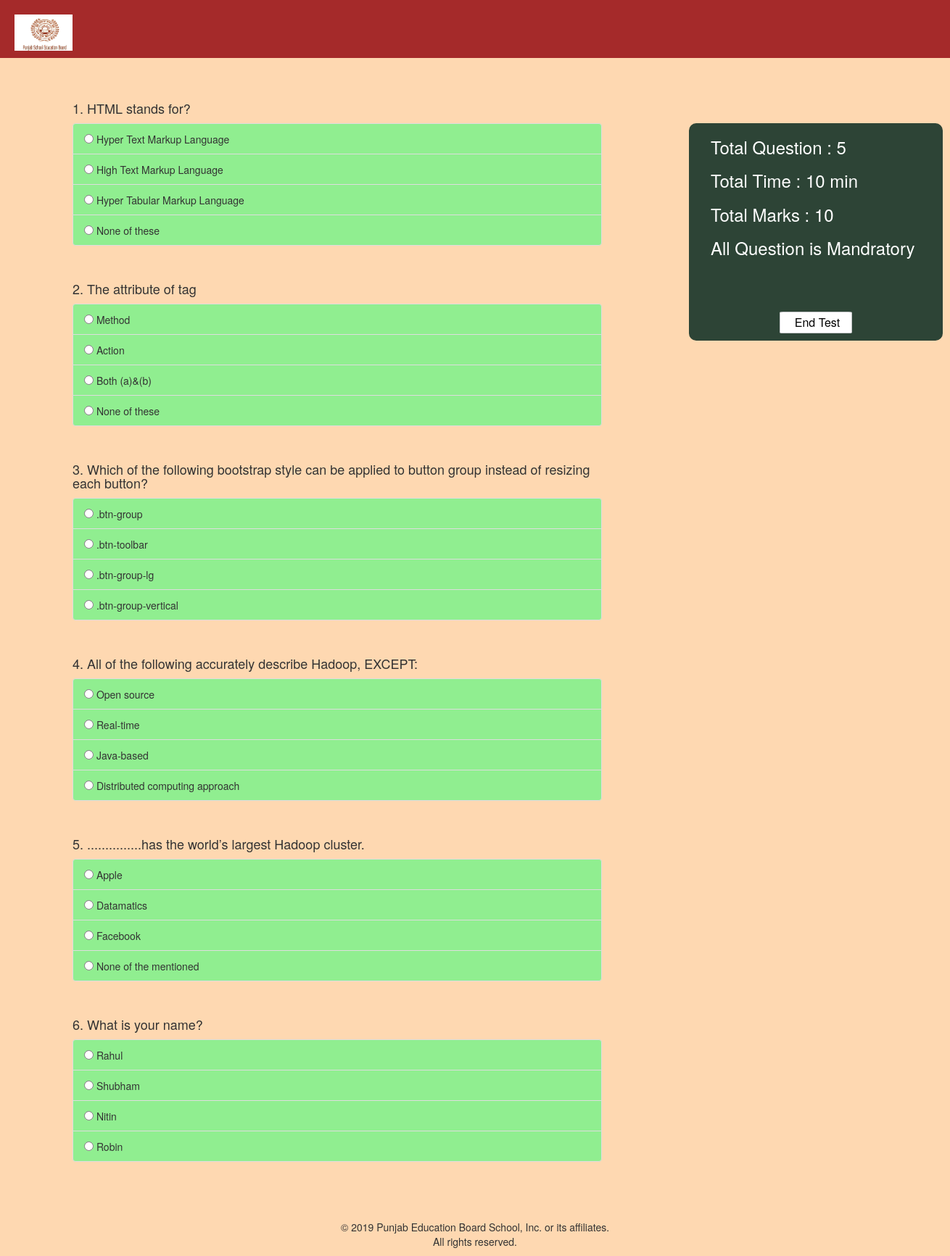
Screenshot of /Exam.php with the database file from the repository.
### tables this page shows
CREATE TABLE `paper` (
  `Q.No` varchar(20) NOT NULL,
  `Question` varchar(500) NOT NULL,
  `Option1` varchar(50) NOT NULL,
  `Option2` varchar(50) NOT NULL,
  `Option3` varchar(50) NOT NULL,
  `Option4` varchar(50) NOT NULL,
  `Answer` varchar(50) NOT NULL
);

### Exam.php (the view, shortened to what this page needs)
<!DOCTYPE html>
<html>
<head>
<link rel="stylesheet" href="https://maxcdn.bootstrapcdn.com/bootstrap/3.4.0/css/bootstrap.min.css">
</head>
<body  style="background-color:#fed8b1">
<form name="frm">
     <div style="height: 80px; background-color: brown;">
			<img align="center"  src="11.jpg"style="margin-left: 20px;margin-top:20px;"  width="80" height="50" >
	</div>
<div style="position: absolute;left:950px;top:170px; height: 300px;width: 350px; border-radius: 10px; background-color: #2D4436" >
	<h3 style="color: white; margin-left: 30px;">Total Question : 5</h3>
	<h3 style="color: white;margin-left: 30px;">Total Time       :   10 min</h3>
		<h3 style="color: white;margin-left: 30px;">Total Marks      :   10 </h3>
			<h3 style="color: white;margin-left: 30px;">All Question is Mandratory</h3>
	</div>
		<input type="button" value="End Test" onclick="window.location.href='test.php'"  style="border-radius: 5%;  background-color:white; color: black; height: 30px;width: 100px; border: solid 1px #c2c4c6; font-size:16px; padding-left:10px;position: absolute;left:1075px;top:430px;">
<div class="container" style="margin-top: 50px;">
	<div class="col-md-8">
<?php
$con=mysqli_connect("localhost","root","","fullstack");
$sqldata="select * from Paper ";
$rs=mysqli_query($con,$sqldata);
	while($value=mysqli_fetch_assoc($rs))
	{
		?>
<h4> <?php echo $value["Q.No"].". ". $value["Question"]; ?></h4>
<ul class="list-group">
  <li style="background-color: lightgreen;" class="list-group-item"><input type="radio" value=" <?php echo $value['Option1']; ?>" name="<?php echo $value['Q.No']; ?>" > <?php echo $value["Option1"] ?></li>
  <li style="background-color: lightgreen;" class="list-group-item"><input type="radio" value=" <?php echo $value['Option2']; ?>"  name="<?php echo $value['Q.No']; ?>"> <?php echo $value["Option2"] ?></li>
  <li style="background-color: lightgreen;" class="list-group-item"><input type="radio" value=" <?php echo $value['Option3']; ?>"  name="<?php echo $value['Q.No']; ?>"> <?php echo $value["Option3"] ?></li>
   <li style="background-color: lightgreen;" class="list-group-item"><input type="radio" value=" <?php echo $value['Option4']; ?>"  name="<?php echo $value['Q.No']; ?>"> <?php echo $value["Option4"] ?></li>
</ul>
<br>
<?php
}
?>
</div>
</div>
</form>
<br>
<br><center><p>© 2019 Punjab Education Board School, Inc. or its affiliates.<br>
All rights reserved.</p></center>
</body>
</html>

### rows the page displays
paper: No "1", Question "HTML stands for?", Option1 "Hyper Text Markup Language", Option2 "High Text Markup Language", Option3 "Hyper Tabular Markup Language", Option4 "None of these"
paper: No "2", Question "The attribute of tag", Option1 "Method", Option2 "Action", Option3 "Both (a)&(b)", Option4 "None of these"
paper: No "3", Question "Which of the following bootstrap style can be applied to button group instead of resizing each button?", Option1 ".btn-group", Option2 ".btn-toolbar", Option3 ".btn-group-lg", Option4 ".btn-group-vertical"
paper: No "4", Question "All of the following accurately describe Hadoop, EXCEPT:", Option1 "Open source", Option2 "Real-time", Option3 "Java-based", Option4 "Distributed computing approach"
paper: No "5", Question "...............has the world’s largest Hadoop cluster.", Option1 "Apple", Option2 "Datamatics", Option3 "Facebook", Option4 "None of the mentioned"
paper: No "6", Question "What is your name?", Option1 "Rahul", Option2 "Shubham", Option3 "Nitin", Option4 "Robin"
